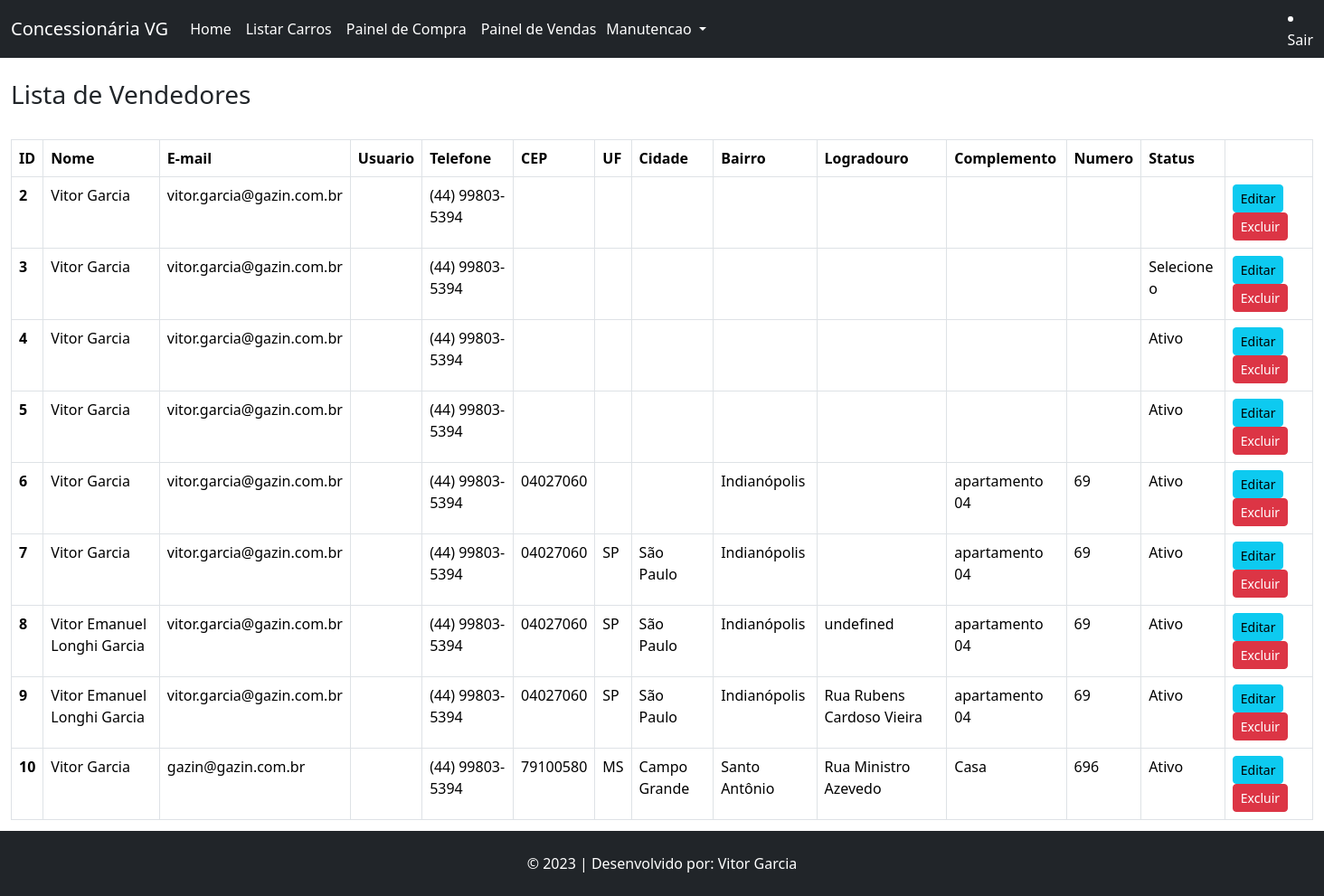
The page /vendedor/pesquisar (signed in) on the database as committed earlier.
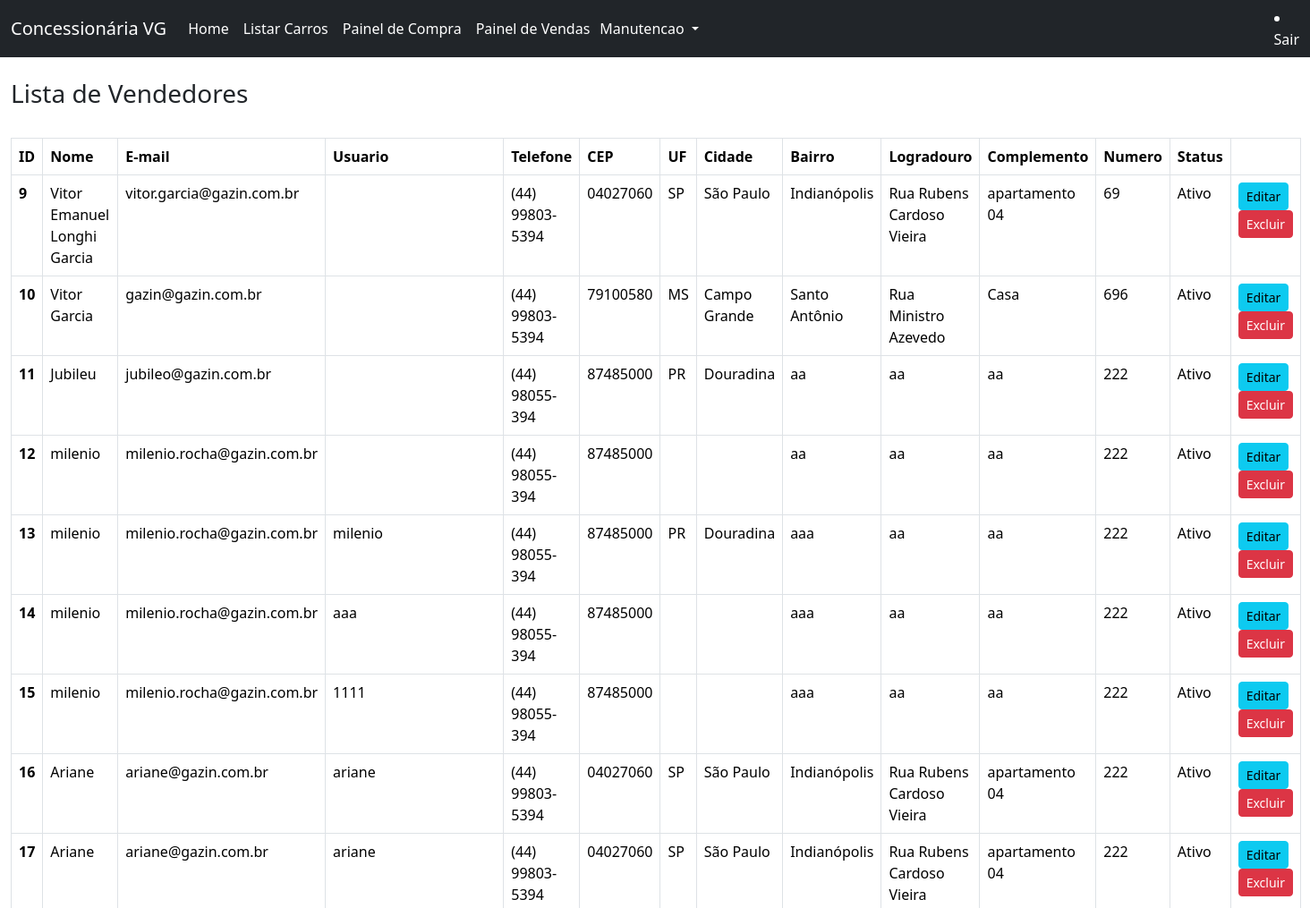
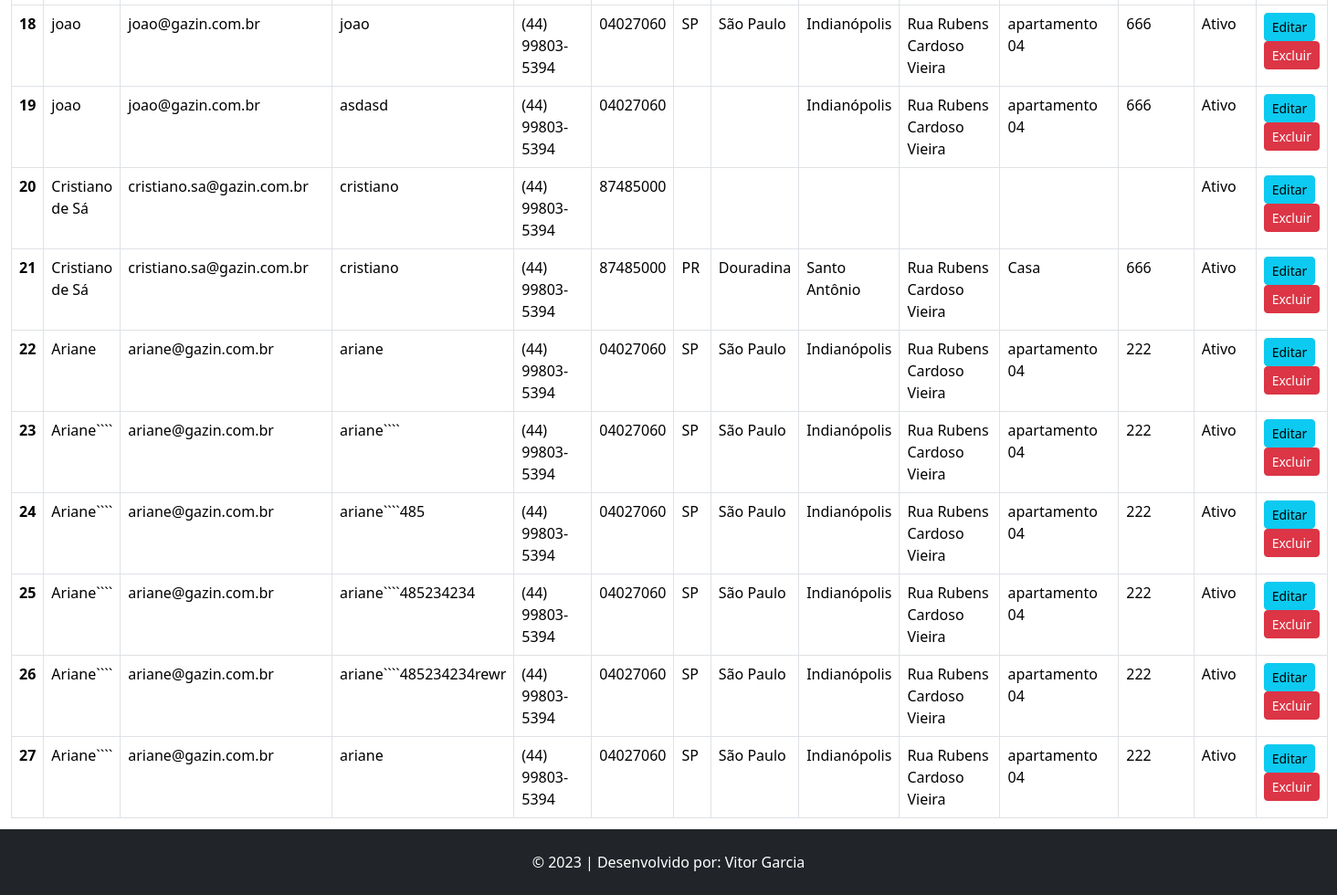
The same page on the database as committed later (2 pictures, top to bottom).
### tables this page shows
CREATE TABLE `vendedor` (
  `id` int(11) NOT NULL,
  `nome` varchar(100) NOT NULL,
  `telefone` varchar(20) NOT NULL,
  `email` varchar(100) NOT NULL,
  `cpf` char(15) NOT NULL,
  `status` varchar(12) NOT NULL,
  `cep` varchar(10) DEFAULT NULL,
  `uf` varchar(2) DEFAULT NULL,
  `cidade` varchar(255) DEFAULT NULL,
  `bairro` varchar(255) DEFAULT NULL,
  `logradouro` varchar(255) DEFAULT NULL,
  `complemento` varchar(255) DEFAULT NULL,
  `numero` varchar(10) DEFAULT NULL,
  `usuario` varchar(50) NOT NULL,
  `senha` varchar(255) NOT NULL
);

### App/Controllers/Controller.php (called while the page is built, shortened)
<?php
abstract class Controller
{
    private $viewVar;
    public function render($view)
    {
        $viewVar = $this->getViewVar();
        require_once PATH . '/App/Views/layouts/cabecalho.php';
        require_once PATH . '/App/Views/' . $view . '.php';
        require_once PATH . '/App/Views/layouts/rodape.php';
    }
    public function getViewVar()
    {
        return $this->viewVar;
    }
    public function setViewParam($varName, $varValue)
    {
        if ($varName != "" && $varValue != "") {
            $this->viewVar[$varName] = $varValue;
        }
    }
}

### App/Controllers/VendedorController.php (called while the page is built, shortened)
<?php
class VendedorController extends Controller
{
    public function pesquisar()
    {
        $vendedorDAO = new VendedorDAO();
        self::setViewParam('vendedor', $vendedorDAO->listar());
        $this->render('vendedor/pesquisar');
    }
}

### index.php (called while the page is built, shortened)
<?php
try {
    $app = new App();
    $app->run();
}catch (\Exception $e){
    $oError = new Erro($e);
    $oError->render();
}

### App/Models/DAO/BaseDAO.php (called while the page is built, shortened)
<?php
abstract class BaseDAO
{
    private $conexao;
    public function __construct()
    {
        $this->conexao = Conexao::getConnection();
    }
    public function select($sql)
    {
        if (!empty($sql)) {
            return $this->conexao->query($sql);
        }
    }
}

### App/Lib/Conexao.php (called while the page is built, shortened)
<?php
class Conexao
{
    private static $connection;
    public static function getConnection()
    {
        $pdoConfig = DB_DRIVER . ":" . "host=" . DB_HOST . ";";
        $pdoConfig .= "dbname=" . DB_NAME . ";";
        try {
            if (!isset(self::$connection)) {
                self::$connection = new PDO($pdoConfig, DB_USER, DB_PASSWORD);
                self::$connection->setAttribute(PDO::ATTR_ERRMODE, PDO::ERRMODE_EXCEPTION);
            }
            return self::$connection;
        } catch (PDOException $e) {
            throw new Exception("Erro de conexão com o banco de dados", 500);
        }
    }
}

### App/Models/DAO/VendedorDAO.php (called while the page is built, shortened)
<?php
class VendedorDAO extends BaseDAO{
    public function listar($id = null){
        if($id){
            $resultado = $this->select(
                "SELECT * FROM vendedor WHERE id = $id"
            );
            return $resultado->fetchObject(Vendedor::class);
        } else {
            $resultado = $this->select(
                'SELECT * FROM vendedor'
            );
            return $resultado->fetchAll(\PDO::FETCH_CLASS, Vendedor::class);
        }
        return false;
    }
}
?>

### App/Models/Entidades/Vendedor.php (called while the page is built, shortened)
<?php
class Vendedor{
     private $id;
     private $nome;
     private $usuario;
     private $telefone;
     private $email;
     private $status;
     private $cep;
     private $uf;
     private $cidade;
     private $bairro;
     private $logradouro;
     private $complemento;
     private $numero;
     public function getId(){
        return $this->id;
   }
   function getNome(){
        return $this->nome;
   }
   function getUsuario(){
    return $this->usuario;
    }
   public function getTelefone(){
        return $this->telefone;
   }
   public function getEmail(){
        return $this->email;
   }
   public function getStatus(){
        return $this->status;
   }
   public function getCep(){
     return $this->cep;
   }
   public function getUf(){
       return $this->uf;
   }
   public function getCidade(){
       return $this->cidade;
   }
   public function getBairro(){
       return $this->bairro;
   }
   public function getLogradouro(){
       return $this->logradouro;
   }
   public function getComplemento(){
       return $this->complemento;
   }
   public function getNumero(){
       return $this->numero;
   }
}
?>

### App/Views/vendedor/pesquisar.php (the view, shortened to what the changed rows need)
<?php
if (isset($_SESSION['login'])) {
?>
<div class="container-fluid" style="margin-bottom: 60px;">
<br>
<br>
<table class="table table-hover table-bordered">
    <thead>
        <tr>
            <th scope="col">ID</th>
            <th scope="col">Nome</th>
            <th scope="col">E-mail</th>
            <th scope="col">Usuario</th>
            <th scope="col">Telefone</th>
            <th scope="col">CEP</th>
            <th scope="col">UF</th>
            <th scope="col">Cidade</th>
            <th scope="col">Bairro</th>
            <th scope="col">Logradouro</th>
            <th scope="col">Complemento</th>
            <th scope="col">Numero</th>
            <th scope="col">Status</th>
            <th scope="col"></th>
        </tr>
    </thead>
    <tbody>
        <?php
        if (!count($viewVar['vendedor'])) { ?>
            <div class="alert alert-info" role="alert">Nenhum vendedor encontrado!</div>
        <?php } else {
            foreach ($viewVar['vendedor'] as $vendedor) {
        ?>
                <tr>
                    <th scope="row"><?php echo $vendedor->getId(); ?></th>
                    <td><?php echo $vendedor->getNome(); ?></td>
                    <td><?php echo $vendedor->getEmail(); ?></td>
                    <td><?php echo $vendedor->getUsuario(); ?></td>
                    <td><?php echo $vendedor->getTelefone(); ?></td>
                    <td><?php echo $vendedor->getCEP(); ?></td>
                    <td><?php echo $vendedor->getUF(); ?></td>
                    <td><?php echo $vendedor->getCidade(); ?></td>
                    <td><?php echo $vendedor->getBairro(); ?></td>
                    <td><?php echo $vendedor->getLogradouro(); ?></td>
                    <td><?php echo $vendedor->getComplemento(); ?></td>
                    <td><?php echo $vendedor->getNumero(); ?></td>
                    <td><?php echo $vendedor->getStatus(); ?></td>
                    <td>
                        <a href="http://<?php echo APP_HOST; ?>/vendedor/edicao/<?php echo $vendedor->getId(); ?>" class="btn btn-info btn-sm">Editar</a>
                        <a href="http://<?php echo APP_HOST; ?>/vendedor/exclusao/<?php echo $vendedor->getId(); ?>" class="btn btn-danger btn-sm">Excluir</a>
                    </td>
                </tr>
        <?php
            }
        }
        ?>
    </tbody>
</table>
</div>
<?php
    }
?>
<br>

Rows that differ between the two databases and show on the page:
removed vendedor: id "2", nome "Vitor Garcia", email "vitor.garcia@gazin.com.br", telefone "(44) 99803-5394"
removed vendedor: id "3", nome "Vitor Garcia", email "vitor.garcia@gazin.com.br", telefone "(44) 99803-5394", status "Selecione o"
removed vendedor: id "4", nome "Vitor Garcia", email "vitor.garcia@gazin.com.br", telefone "(44) 99803-5394", status "Ativo"
removed vendedor: id "5", nome "Vitor Garcia", email "vitor.garcia@gazin.com.br", telefone "(44) 99803-5394", status "Ativo"
removed vendedor: id "6", nome "Vitor Garcia", email "vitor.garcia@gazin.com.br", telefone "(44) 99803-5394", cep "04027060", bairro "Indianópolis", complemento "apartamento 04", numero "69", status "Ativo"
removed vendedor: id "7", nome "Vitor Garcia", email "vitor.garcia@gazin.com.br", telefone "(44) 99803-5394", cep "04027060", uf "SP", cidade "São Paulo", bairro "Indianópolis", complemento "apartamento 04", numero "69", status "Ativo"
removed vendedor: id "8", nome "Vitor Emanuel Longhi Garcia", email "vitor.garcia@gazin.com.br", telefone "(44) 99803-5394", cep "04027060", uf "SP", cidade "São Paulo", bairro "Indianópolis", logradouro "undefined", complemento "apartamento 04", numero "69", status "Ativo"
added vendedor: id "11", nome "Jubileu", email "jubileo@gazin.com.br", telefone "(44) 98055-394", cep "87485000", uf "PR", cidade "Douradina", bairro "aa", logradouro "aa", complemento "aa", numero "222", status "Ativo"
added vendedor: id "12", nome "milenio", email "milenio.rocha@gazin.com.br", telefone "(44) 98055-394", cep "87485000", bairro "aa", logradouro "aa", complemento "aa", numero "222", status "Ativo"
added vendedor: id "13", nome "milenio", email "milenio.rocha@gazin.com.br", usuario "milenio", telefone "(44) 98055-394", cep "87485000", uf "PR", cidade "Douradina", bairro "aaa", logradouro "aa", complemento "aa", numero "222", status "Ativo"
added vendedor: id "14", nome "milenio", email "milenio.rocha@gazin.com.br", usuario "aaa", telefone "(44) 98055-394", cep "87485000", bairro "aaa", logradouro "aa", complemento "aa", numero "222", status "Ativo"
added vendedor: id "15", nome "milenio", email "milenio.rocha@gazin.com.br", usuario "1111", telefone "(44) 98055-394", cep "87485000", bairro "aaa", logradouro "aa", complemento "aa", numero "222", status "Ativo"
added vendedor: id "16", nome "Ariane", email "ariane@gazin.com.br", usuario "ariane", telefone "(44) 99803-5394", cep "04027060", uf "SP", cidade "São Paulo", bairro "Indianópolis", logradouro "Rua Rubens Cardoso Vieira", complemento "apartamento 04", numero "222", status "Ativo"
added vendedor: id "17", nome "Ariane", email "ariane@gazin.com.br", usuario "ariane", telefone "(44) 99803-5394", cep "04027060", uf "SP", cidade "São Paulo", bairro "Indianópolis", logradouro "Rua Rubens Cardoso Vieira", complemento "apartamento 04", numero "222", status "Ativo"
added vendedor: id "18", nome "joao", email "joao@gazin.com.br", usuario "joao", telefone "(44) 99803-5394", cep "04027060", uf "SP", cidade "São Paulo", bairro "Indianópolis", logradouro "Rua Rubens Cardoso Vieira", complemento "apartamento 04", numero "666", status "Ativo"
added vendedor: id "19", nome "joao", email "joao@gazin.com.br", usuario "asdasd", telefone "(44) 99803-5394", cep "04027060", bairro "Indianópolis", logradouro "Rua Rubens Cardoso Vieira", complemento "apartamento 04", numero "666", status "Ativo"
added vendedor: id "20", nome "Cristiano de Sá", email "cristiano.sa@gazin.com.br", usuario "cristiano", telefone "(44) 99803-5394", cep "87485000", status "Ativo"
added vendedor: id "21", nome "Cristiano de Sá", email "cristiano.sa@gazin.com.br", usuario "cristiano", telefone "(44) 99803-5394", cep "87485000", uf "PR", cidade "Douradina", bairro "Santo Antônio", logradouro "Rua Rubens Cardoso Vieira", complemento "Casa", numero "666", status "Ativo"
added vendedor: id "22", nome "Ariane", email "ariane@gazin.com.br", usuario "ariane", telefone "(44) 99803-5394", cep "04027060", uf "SP", cidade "São Paulo", bairro "Indianópolis", logradouro "Rua Rubens Cardoso Vieira", complemento "apartamento 04", numero "222", status "Ativo"
added vendedor: id "23", nome "Ariane````", email "ariane@gazin.com.br", usuario "ariane````", telefone "(44) 99803-5394", cep "04027060", uf "SP", cidade "São Paulo", bairro "Indianópolis", logradouro "Rua Rubens Cardoso Vieira", complemento "apartamento 04", numero "222", status "Ativo"
added vendedor: id "24", nome "Ariane````", email "ariane@gazin.com.br", usuario "ariane````485", telefone "(44) 99803-5394", cep "04027060", uf "SP", cidade "São Paulo", bairro "Indianópolis", logradouro "Rua Rubens Cardoso Vieira", complemento "apartamento 04", numero "222", status "Ativo"
added vendedor: id "25", nome "Ariane````", email "ariane@gazin.com.br", usuario "ariane````485234234", telefone "(44) 99803-5394", cep "04027060", uf "SP", cidade "São Paulo", bairro "Indianópolis", logradouro "Rua Rubens Cardoso Vieira", complemento "apartamento 04", numero "222", status "Ativo"
added vendedor: id "26", nome "Ariane````", email "ariane@gazin.com.br", usuario "ariane````485234234rewr", telefone "(44) 99803-5394", cep "04027060", uf "SP", cidade "São Paulo", bairro "Indianópolis", logradouro "Rua Rubens Cardoso Vieira", complemento "apartamento 04", numero "222", status "Ativo"
added vendedor: id "27", nome "Ariane````", email "ariane@gazin.com.br", usuario "ariane", telefone "(44) 99803-5394", cep "04027060", uf "SP", cidade "São Paulo", bairro "Indianópolis", logradouro "Rua Rubens Cardoso Vieira", complemento "apartamento 04", numero "222", status "Ativo"
